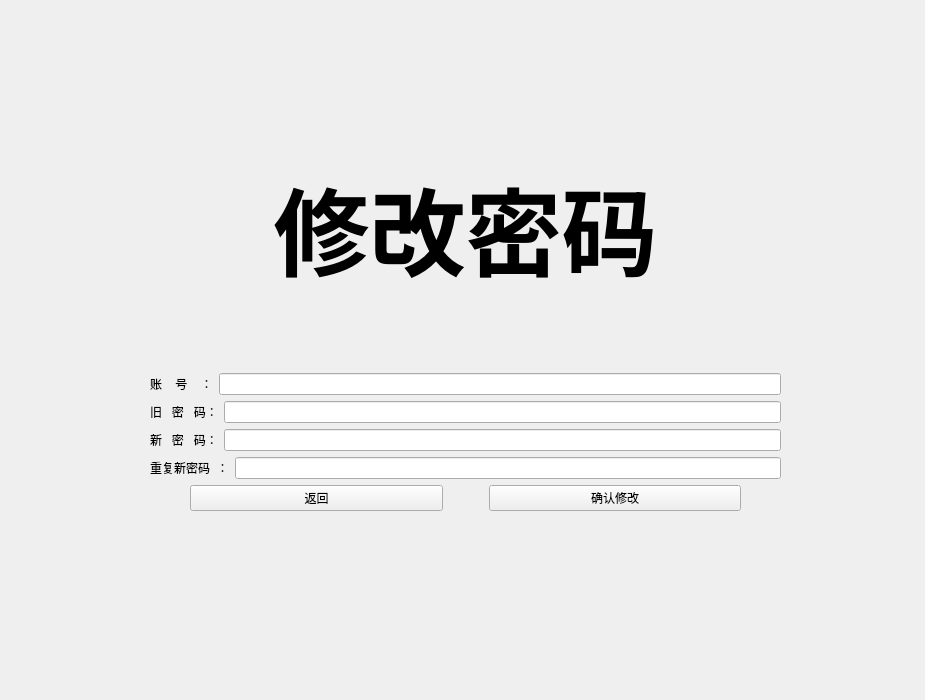
<?xml version="1.0" encoding="UTF-8"?>
<ui version="4.0">
 <class>chgpdDialog</class>
 <widget class="QWidget" name="chgpdDialog">
  <property name="geometry">
   <rect>
    <x>0</x>
    <y>0</y>
    <width>925</width>
    <height>700</height>
   </rect>
  </property>
  <property name="windowTitle">
   <string>Form</string>
  </property>
  <widget class="QWidget" name="">
   <property name="geometry">
    <rect>
     <x>150</x>
     <y>130</y>
     <width>631</width>
     <height>381</height>
    </rect>
   </property>
   <layout class="QGridLayout" name="gridLayout">
    <item row="3" column="0">
     <layout class="QHBoxLayout" name="horizontalLayout_5">
      <item>
       <spacer name="horizontalSpacer_3">
        <property name="orientation">
         <enum>Qt::Horizontal</enum>
        </property>
        <property name="sizeType">
         <enum>QSizePolicy::Maximum</enum>
        </property>
        <property name="sizeHint" stdset="0">
         <size>
          <width>40</width>
          <height>20</height>
         </size>
        </property>
       </spacer>
      </item>
      <item>
       <widget class="QPushButton" name="btn_back">
        <property name="text">
         <string>返回</string>
        </property>
       </widget>
      </item>
      <item>
       <spacer name="horizontalSpacer">
        <property name="orientation">
         <enum>Qt::Horizontal</enum>
        </property>
        <property name="sizeType">
         <enum>QSizePolicy::Minimum</enum>
        </property>
        <property name="sizeHint" stdset="0">
         <size>
          <width>40</width>
          <height>20</height>
         </size>
        </property>
       </spacer>
      </item>
      <item>
       <widget class="QPushButton" name="btn_chg">
        <property name="text">
         <string>确认修改</string>
        </property>
       </widget>
      </item>
      <item>
       <spacer name="horizontalSpacer_2">
        <property name="orientation">
         <enum>Qt::Horizontal</enum>
        </property>
        <property name="sizeType">
         <enum>QSizePolicy::Maximum</enum>
        </property>
        <property name="sizeHint" stdset="0">
         <size>
          <width>40</width>
          <height>20</height>
         </size>
        </property>
       </spacer>
      </item>
     </layout>
    </item>
    <item row="2" column="0">
     <layout class="QVBoxLayout" name="verticalLayout">
      <item>
       <layout class="QHBoxLayout" name="horizontalLayout">
        <item>
         <widget class="QLabel" name="label_2">
          <property name="text">
           <string>账    号    ：</string>
          </property>
         </widget>
        </item>
        <item>
         <widget class="QLineEdit" name="L_Acount"/>
        </item>
       </layout>
      </item>
      <item>
       <layout class="QHBoxLayout" name="horizontalLayout_2">
        <item>
         <widget class="QLabel" name="label_3">
          <property name="text">
           <string>旧   密   码：</string>
          </property>
         </widget>
        </item>
        <item>
         <widget class="QLineEdit" name="L_OldPassword"/>
        </item>
       </layout>
      </item>
      <item>
       <layout class="QHBoxLayout" name="horizontalLayout_3">
        <item>
         <widget class="QLabel" name="label_4">
          <property name="text">
           <string>新   密   码：</string>
          </property>
         </widget>
        </item>
        <item>
         <widget class="QLineEdit" name="L_NewPassword"/>
        </item>
       </layout>
      </item>
      <item>
       <layout class="QHBoxLayout" name="horizontalLayout_4">
        <item>
         <widget class="QLabel" name="label_5">
          <property name="text">
           <string>重复新密码  ：</string>
          </property>
         </widget>
        </item>
        <item>
         <widget class="QLineEdit" name="L_ReNewPassword"/>
        </item>
       </layout>
      </item>
     </layout>
    </item>
    <item row="0" column="0">
     <widget class="QLabel" name="label">
      <property name="text">
       <string>&lt;html&gt;&lt;head/&gt;&lt;body&gt;&lt;p&gt;&lt;span style=&quot; font-size:72pt; font-weight:700;&quot;&gt;修改密码&lt;/span&gt;&lt;/p&gt;&lt;/body&gt;&lt;/html&gt;</string>
      </property>
      <property name="alignment">
       <set>Qt::AlignCenter</set>
      </property>
     </widget>
    </item>
    <item row="1" column="0">
     <spacer name="verticalSpacer">
      <property name="orientation">
       <enum>Qt::Vertical</enum>
      </property>
      <property name="sizeType">
       <enum>QSizePolicy::Minimum</enum>
      </property>
      <property name="sizeHint" stdset="0">
       <size>
        <width>20</width>
        <height>40</height>
       </size>
      </property>
     </spacer>
    </item>
   </layout>
  </widget>
 </widget>
 <resources/>
 <connections/>
</ui>
